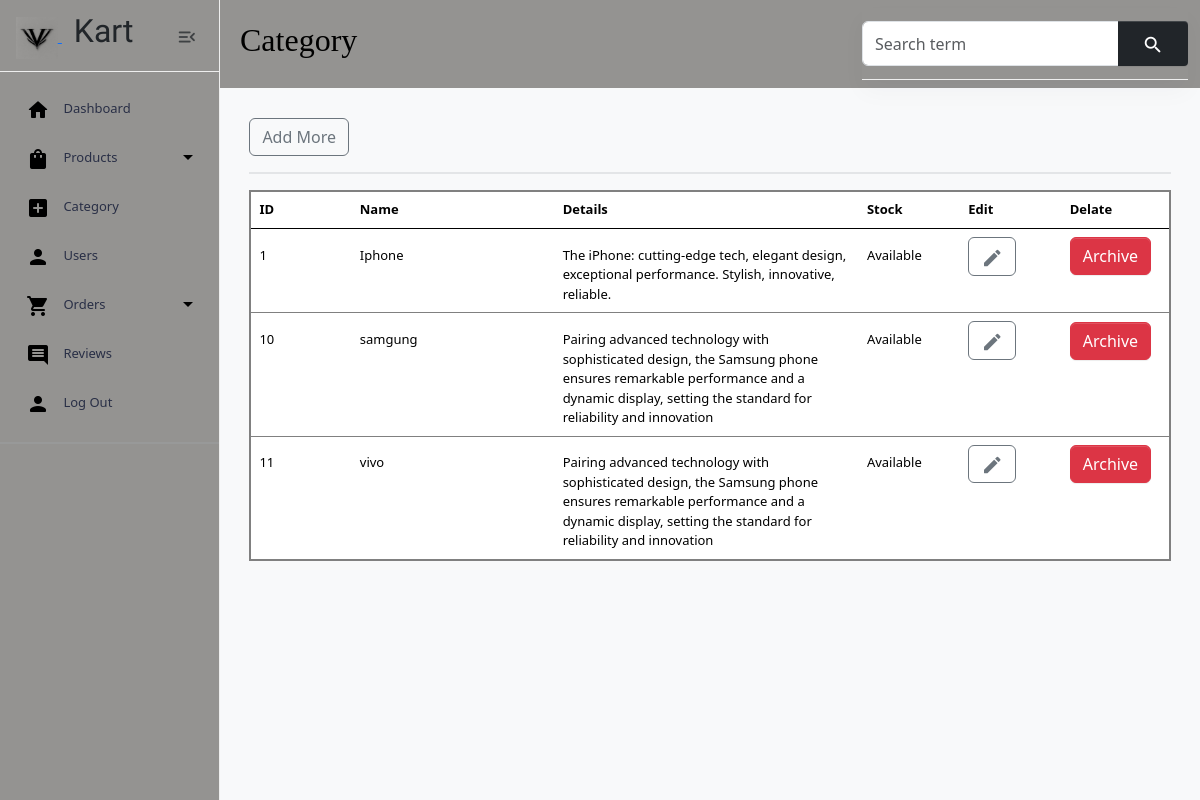
Screenshot of /adminmanager/category (signed in) with the database file from the repository.
### adminmanager/models.py (models this page shows, shortened)
class Category(models.Model):
    category_name   = models.CharField( max_length=150,unique= True)
    soft_deleted    = models.BooleanField(default= False)
    category_details = models.TextField(null = True,blank = True)
    is_available   = models.BooleanField(default=True, blank=True,null=True)

### adminmanager/views.py (the view)
# urls.py: path('category', views.Category_List, name= 'category'),
@login_required
def Category_List(request):
    context={
        'cat': Category.objects.all()
    }
    return render(request,'admin/category_list.html',context)

### templates/admin/category_list.html (shortened to what this page needs)
{% extends "admin/admin-base.html" %}
{% block pageheader %}
<h2 class="page-font">Category</h2>
{% endblock pageheader %}
{% block content %}
{%load static%}
<div>
    <a href="{% url 'add_category' %}" type="button" class="btn btn-outline-secondary">Add More</a>
    <table class="table  table-hover fw-medium" style="border: 2px solid gray;">
        <thead>
          <tr>
            <th scope="col " class="fw-bolder" style="width: 10%;">ID</th>
              <th scope="col " class="fw-bolder"  style="width: 20%;">Name</th>
              <th scope="col " class="fw-bolder"  style="width: 30%;">Details </th>
              <th scope="col " class="fw-bolder"  style="width: 10%;">Stock </th>
              <th scope="col " class="fw-bolder"  style="width: 10%;">Edit</th>
              <th scope="col " class="fw-bolder"  style="width: 10%;">Delate</th>
          </tr>
        </thead>
        <hr>
        <tbody>
            {% for value in cat %}
          <tr>
            <th scope="row">{{value.id}}</th>
            <td class="p-2">{{value.category_name}}</td>
            <td>{{value.category_details}}</td>
            {% if value.is_available %}
            <td>Available</td>
            {% else %}
            <td class="text-danger">Out of stock</td>
            {% endif %}
            <td> <a href="/adminmanager/edit_category/{{value.id}}" type="button" class="btn btn-outline-secondary"><i class="material-icons md-edit"></i></a></td>
            <td>
              {% if not value.soft_deleted %}
              <a href="{% url 'soft_delete_category' value.id %}" class="btn btn-danger">Archive</a>
          {% else %}
              <a href="{% url 'undo_soft_delete_category' value.id %}" class="btn btn-success">Restore</a>
          {% endif %}
            </td>
          </tr>
          {% endfor %}
        </tbody>
      </table>
</div>
{% endblock content %}

### static/css/main.css (style rules this page uses)
html,body,div,span,applet,object,iframe,h1,h2,h3,h4,h5,h6,p,blockquote,pre,a,abbr,acronym,address,big,cite,code,del,dfn,em,img,ins,kbd,q,s,samp,small,strike,strong,sub,sup,tt,var,b,u,i,center,dl,dt,dd,ol,ul,li,fieldset,form,label,legend,table,caption,tbody,tfoot,thead,tr,th,td,article,aside,canvas,details,embed,figure,figcaption,footer,header,hgroup,menu,nav,output,ruby,section,summary,time,mark,audio,video { margin: 0; padding: 0; border: 0; font-size: 100%; font: inherit; vertical-align: baseline }
thead { font-weight: 600 }
body { line-height: 1 }
table { border-collapse: collapse; border-spacing: 0 }
::placeholder { color: #838383 }
hr { color: #a6acb3!important }
table { font-size: 13px; color: #495058!important }
table thead { background: #f7f8f9 }
table thead th { padding: 10px 0 }
.table >:not(caption) > * > * { padding: 0.8rem 0.4rem }
a { color: #088178 }
body { font-family: "Lato",sans-serif; font-size: 14px; font-style: normal; font-weight: 400; line-height: 1.5; color: #4f5d77 }
h1,h2,h3,h4,h5,h6 { font-family: "Spartan",sans-serif; color: #495057; font-weight: 600; line-height: 1.5 }
h2 { font-size: 30px }
a,button { text-decoration: none; cursor: pointer }
body { position: relative; min-height: 100vh; overflow-x: hidden }

### static/css/stylemain.css (style rules this page uses)
body { display: flex; flex-direction: column; min-height: 100vh; }
.page-font { font-family: 'Crimson Pro', serif; }

### rows the page displays
Category: id "1", category_name "Iphone", category_details "The iPhone: cutting-edge tech, elegant design, exceptional performance. Stylish, innovative, reliable.", is_available "Available", soft_deleted "Archive"
Category: id "10", category_name "samgung", category_details "Pairing advanced technology with sophisticated design, the Samsung phone ensures remarkable performance and a dynamic display, setting the standard for reliability and innovation", is_available "Available", soft_deleted "Archive"
Category: id "11", category_name "vivo", category_details "Pairing advanced technology with sophisticated design, the Samsung phone ensures remarkable performance and a dynamic display, setting the standard for reliability and innovation", is_available "Available", soft_deleted "Archive"
